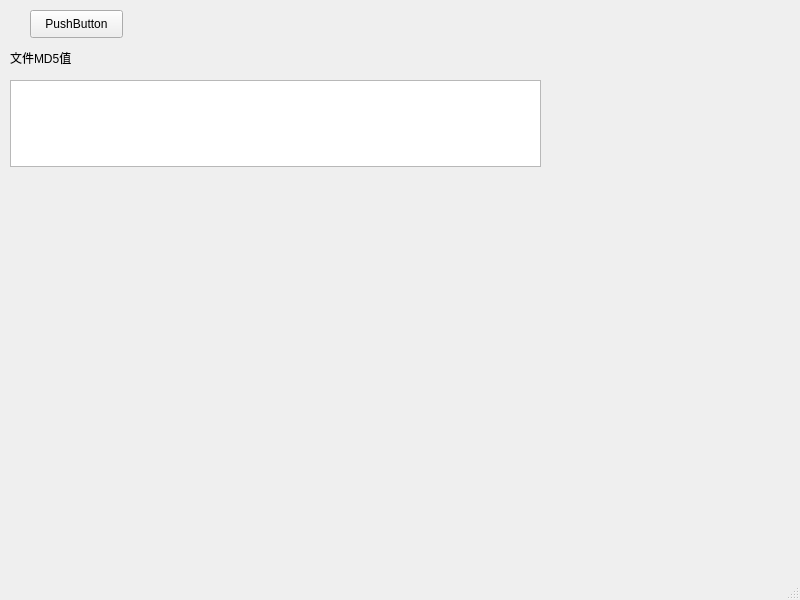
<?xml version="1.0" encoding="UTF-8"?>
<ui version="4.0">
 <class>MainWindow</class>
 <widget class="QMainWindow" name="MainWindow">
  <property name="geometry">
   <rect>
    <x>0</x>
    <y>0</y>
    <width>800</width>
    <height>600</height>
   </rect>
  </property>
  <property name="windowTitle">
   <string>MainWindow</string>
  </property>
  <widget class="QWidget" name="centralwidget">
   <widget class="QPushButton" name="pushButton">
    <property name="geometry">
     <rect>
      <x>30</x>
      <y>10</y>
      <width>93</width>
      <height>28</height>
     </rect>
    </property>
    <property name="text">
     <string>PushButton</string>
    </property>
   </widget>
   <widget class="QTextEdit" name="textEdit">
    <property name="geometry">
     <rect>
      <x>10</x>
      <y>80</y>
      <width>531</width>
      <height>87</height>
     </rect>
    </property>
   </widget>
   <widget class="QLabel" name="label">
    <property name="geometry">
     <rect>
      <x>10</x>
      <y>50</y>
      <width>72</width>
      <height>15</height>
     </rect>
    </property>
    <property name="text">
     <string>文件MD5值</string>
    </property>
   </widget>
  </widget>
  <widget class="QMenuBar" name="menubar">
   <property name="geometry">
    <rect>
     <x>0</x>
     <y>0</y>
     <width>800</width>
     <height>26</height>
    </rect>
   </property>
  </widget>
  <widget class="QStatusBar" name="statusbar"/>
 </widget>
 <resources/>
 <connections/>
</ui>
